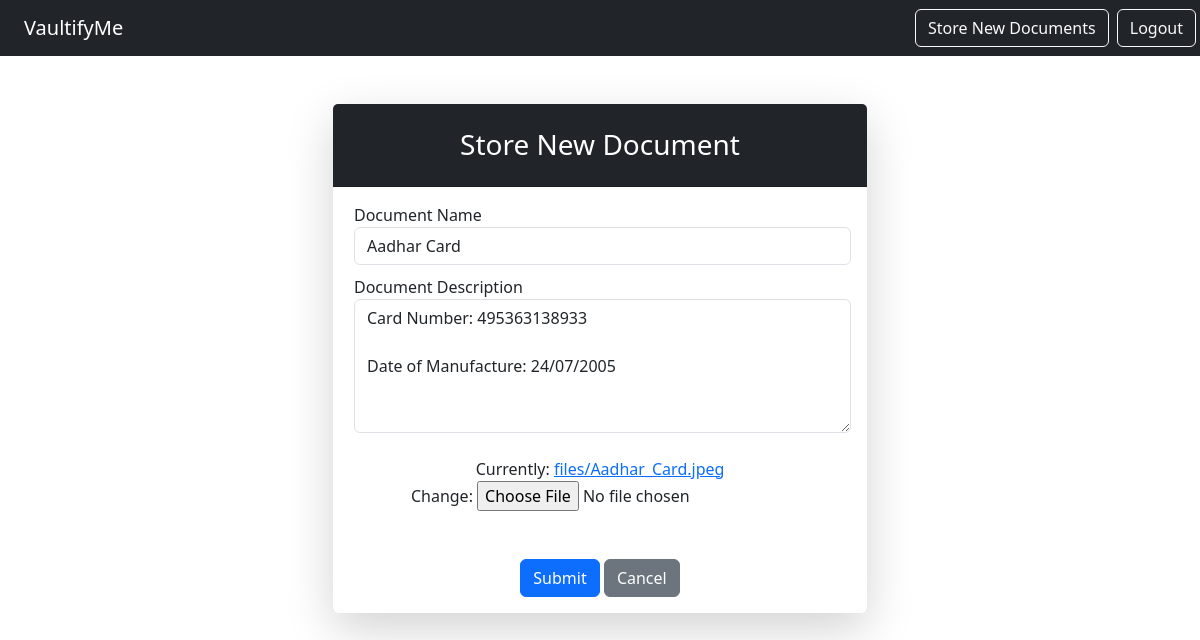
Screenshot of /notes/edit/38 (signed in) with the database file from the repository.
### notes/models.py (models this page shows, shortened)
class Notes(models.Model):
    title = models.CharField(max_length=200)
    text = models.TextField()
    file=models.FileField(upload_to='files/', null=True,default=None)
    created = models.DateTimeField(auto_now_add=True)
    user = models.ForeignKey(User, on_delete=models.CASCADE, related_name="notes")

### notes/views.py (the view)
# urls.py: path('edit/<int:pk>',views.NotesUpdateView.as_view(), name="notes.update"),
class NotesUpdateView(LoginRequiredMixin,UpdateView):
    model = Notes
    form_class = NoteForm
    success_url = '/notes/list'
    template_name = "notes/notes_form.html"
    login_url = "/login"

### notes/forms.py
class NoteForm(forms.ModelForm):
    class Meta:
        model = Notes
        fields  = ('title', 'text', 'file')
        widgets = {
            'title': forms.TextInput(attrs={'class': 'form-control', 'placeholder': 'Enter the title here...'}),
            'text': forms.Textarea(attrs={'class': 'form-control', 'placeholder': 'Enter the description here...', 'rows': 5}),
        }

### notes/templates/notes/notes_form.html (shortened to what this page needs)
{% extends 'base.html' %} {% block content %}
<div class="container mt-5">
  <div class="row justify-content-center">
    <div class="col-md-8 col-lg-6">
      <div class="card shadow-lg border-0 rounded-lg">
        <div class="card-header bg-dark text-white">
          <h3 class="text-center font-weight-bold my-3">Store New Document</h3>
        </div>
        <div class="card-body">
          <form method="POST" , enctype="multipart/form-data">
            <div
              class="form-group"
              style="
                align-items: start;
                align-self: start;
                text-align: left;
                margin-left: 5px;
              "
            >
              <label
                for="{{ form.title.id_for_label }}"
                style="align-items: start; align-self: start; text-align: left"
                >Document Name</label
              >
              {{ form.title }}
            </div>
            <div
              class="form-group"
              style="
                align-items: start;
                align-self: start;
                text-align: left;
                margin-left: 5px;
                margin-top: 10px;
              "
            >
              <label for="{{ form.text.id_for_label }}"
                >Document Description</label
              >
              {{ form.text }}
            </div>
            <br />
            {{ form.file }}
            <div class="form-group mt-5 mb-0">
              <button type="submit" class="btn btn-primary btn-block">
                Submit
              </button>
              <a class="btn btn-secondary" href="{% url 'notes.list' %}"
                >Cancel</a
              >
            </div>
          </form>
        </div>
      </div>
    </div>
  </div>
</div>
{% endblock %}

### rows the page displays
Notes: title "Aadhar Card", text "Card Number: 495363138933 Date of Manufacture: 24/07/2005"
